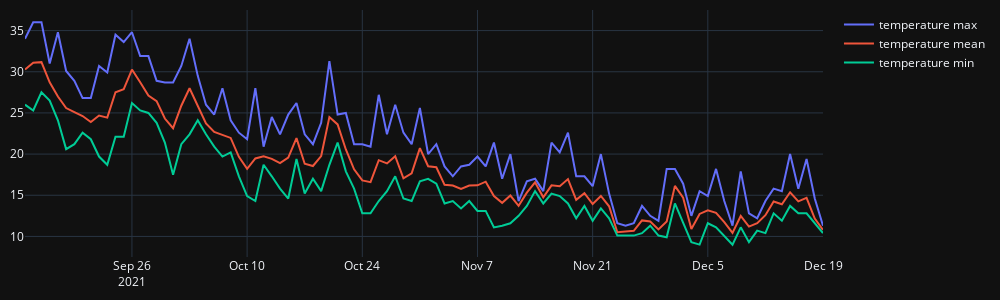

Notebook code cell kept with this figure:
### Code cell
fig = go.Figure()
for col in temps.columns:
    fig.add_trace(go.Scatter(x=temps.index, y=temps[col], name=col))
fig.update_layout(width=1000, height=300, margin=dict(l=10, r=10, b=10, t=10))
fig.show()
